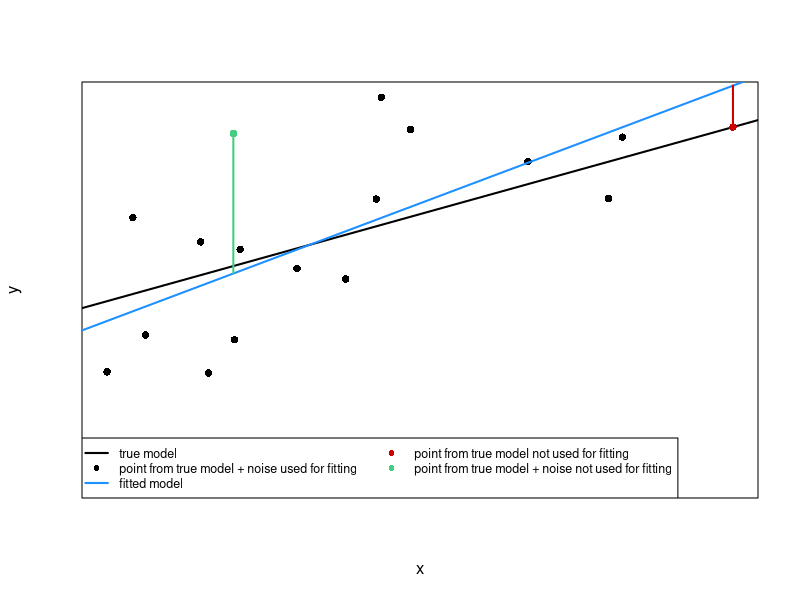

The R source for this figure:
## ---- chunk 1
knitr::opts_chunk$set(echo = FALSE)
## ---- chunk 2
x = runif(15, 5, 10)
b0 = 2
b1 = 5.31
y = x * b1 + b0
y.noisy = y + rnorm(length(y), 0, 10)
reg = lm(y.noisy ~ x)
x0 = runif(1, 5, 10)
y0 = x0 * b1 + b0 + rnorm(1, 0, 0)
x1 = runif(1, 5, 10)
y1 = x0 * b1 + b0 + rnorm(1, 0, 1)
plot(c(x), c(y.noisy), pch = 16, xlab = "x", ylab = "y", xlim = c(min(c(x, x0, x1)), max(c(x, x0, x1))), ylim = c(min(c(y.noisy, y0, y1)) - 15, max(c(y.noisy, y0, y1))), xaxt = 'n', yaxt = 'n')
abline(a = b0, b = b1, lwd = 2)
abline(reg, col = "dodgerblue", lwd = 2)
points(x0, y0, col = "red3", pch = 16)
segments(
    x0 = x0,
    y0 = y0,
    x1 = x0,
    y1 = reg$coefficients[2] * x0 + reg$coefficients[1],
    col = "red3",
    lwd = 2
)
points(x1, y1, col = "seagreen3", pch = 16)
segments(
    x0 = x1,
    y0 = y1,
    x1 = x1,
    y1 = reg$coefficients[2] * x1 + reg$coefficients[1],
    col = "seagreen3",
    lwd = 2
)
legend("bottomleft", ncol = 2, legend = c("true model", "point from true model + noise used for fitting", "fitted model", "point from true model not used for fitting", "point from true model + noise not used for fitting"), lty = c(1, NA, 1, NA, NA), lwd = c(2, NA, 2, NA, NA), col = c("black", "black", "dodgerblue", "red3", "seagreen3"), pch = c(NA, 16, NA, 16, 16), cex = 0.75, border = "top")
